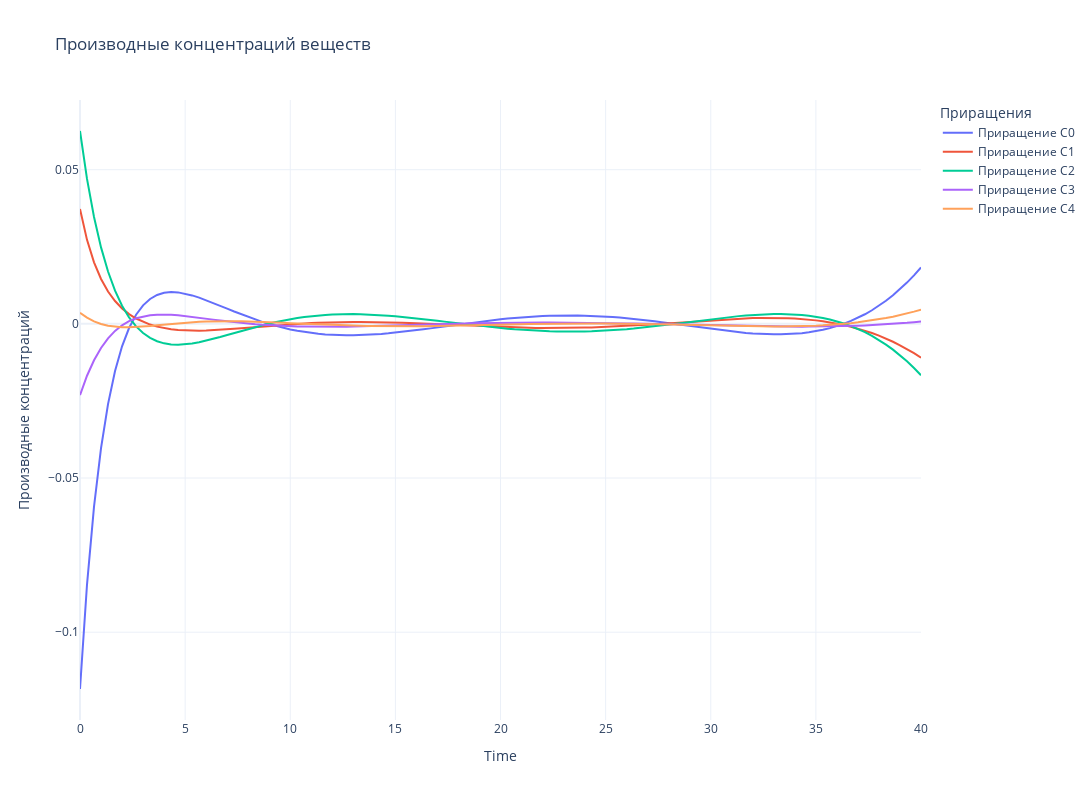

The notebook cell this image was saved under:
### Code cell
fig = go.Figure()

# Добавляем линии для каждого вещества
for i in range(N_SUBSTANCE):
    fig.add_trace(go.Scatter(
        x=tsteps, 
        y=dCdt_TRUE[i] - dCdt_spline[i], 
        mode='lines', 
        name=f'Приращение C{i}'
    ))

# Настройки графика
fig.update_layout(
    title='Производные концентраций веществ',
    xaxis_title='Time',
    yaxis_title='Производные концентраций',
    legend_title='Приращения',
    template='plotly_white',
    width=1400,  # Ширина холста
    height=800   # Высота холста
)

fig.show()
